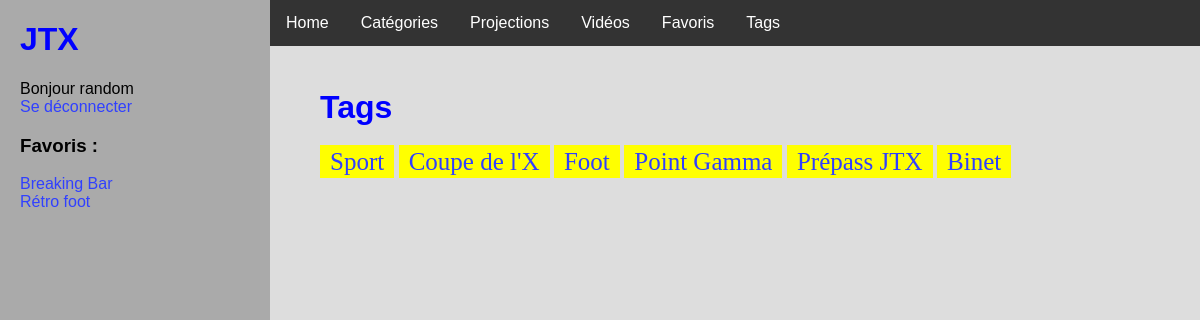
/tags/ (signed in), run on an earlier commit of the app's database.
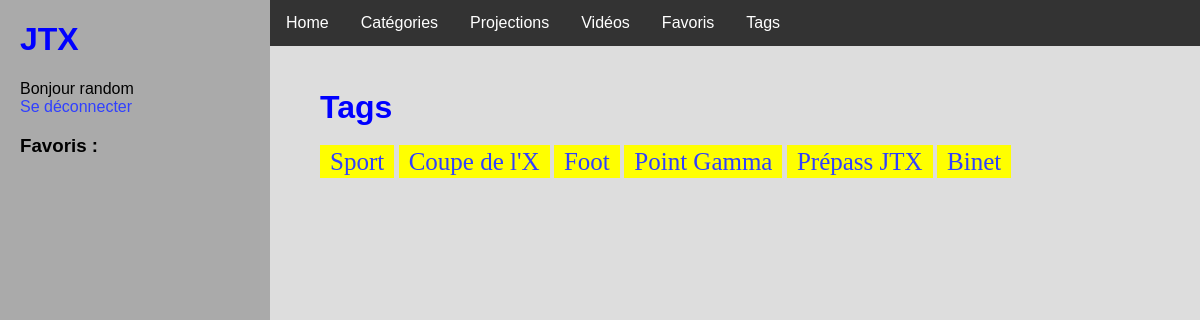
And on a later commit of the database.
### videos/models.py (models this page shows, shortened)
class Favorite(models.Model):
    user = models.ForeignKey(User)
    video = models.ForeignKey(Video)
    date = models.DateTimeField(auto_now_add = True)
    class Meta:
        unique_together = (('user', 'video'),)

class Video(models.Model):
    titre = models.CharField(max_length=100)
    date = models.DateField(default=datetime.date.today)
    url = models.CharField(max_length=1000)
    views = models.IntegerField(default=0)
    public = models.BooleanField(default=False)

class Tag(models.Model):
    titre = models.CharField(max_length=100)

### videos/views.py (the view)
# urls.py: url(r'^tags/$', views.tags, name='tags'),
def tags(request):
    tags = Tag.objects.all()
    context = {
        'tags': tags,
    }
    return render(request, 'tags.html', context)

### videos/templates/tags.html
{% extends 'base.html' %}
{% block body %}
{% if tags %}
<h1>Tags</h1>
	{% for t in tags %}
    <a class="tag" style="font-size:25px" href="{% url 'tag' t.id 1 %}">{{ t.titre }}</a>
	{% endfor %}
{% else %}
    <p>Errors.</p>
{% endif %}
{% endblock %}

### videos/templates/base.html (shortened to what this page needs)
{% load static %}
<!DOCTYPE html>
<html>
<head>
  <link rel="stylesheet" href="{% static 'style.css' %}"/>
</head>
<body>
<div id="lateral_bar">
    <h1> JTX </h1>
    {% if request.user.is_authenticated %}
        Bonjour {{ request.user.username }}
        <br/>
        <a href="/logout/">Se déconnecter</a>
        <br/>
        <h3>Favoris :</h3>
        {% for f in request.user.favorite_set.all %}
        <a href="{% url 'video' f.video.id %}">{{ f.video.titre }}</a>
        <br/>
        {% endfor %}
    {% else %}
        <a href="/login/">Se connecter</a>
    {% endif %}
</div>
<div id="central">
	<div id="navigation_bar">"
    <ul>
        <li><a href="/">Home</a></li>
        <li><a href="{% url 'categories' %}">Catégories</a></li>
        <li><a href="{% url 'projs' 1 %}">Projections</a></li>
        <li><a href="{% url 'videos' 1 %}">Vidéos</a></li>
        {% if request.user.is_authenticated %}
            <li><a href="{% url 'favorites' 1 %}">Favoris</a></li>
        {% endif %}
        <li><a href="{% url 'tags' %}">Tags</a></li>
    </ul>
	</div>
	<div id="body">
    {% block body %}
    {% endblock %}
	</div>
</div>
</body>
</html>

What changed in the data, as far as the page shows it:
removed Favorite: video.titre "Breaking Bar"
removed Favorite: video.titre "Rétro foot"
